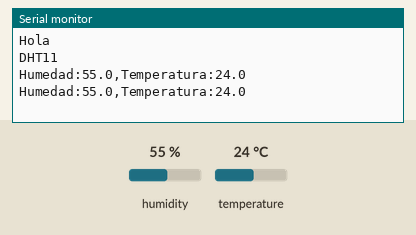
Bench run of a sketch on a simulated Arduino Uno, built with avr-gcc and run on an emulated ATmega328P. Parts: the last lines printed to the serial monitor. Inputs (shaded band) come from the test bench; at power-on: humidity 55 %, temperature 24 °C.

Above: at 2.8 s.
2.9 s: humidity set to 22 %
At 5.3 s:
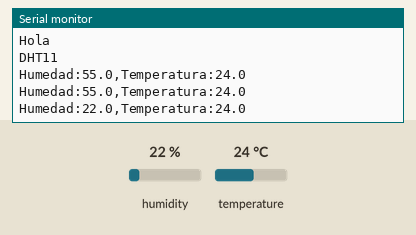
5.6 s: temperature set to 12 °C
At 6.6 s:
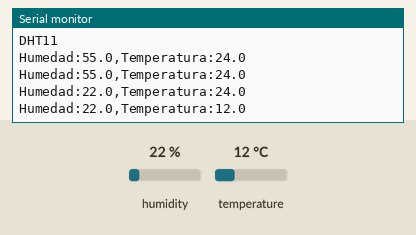
8.3 s: humidity set to 40 %
At 11.5 s:
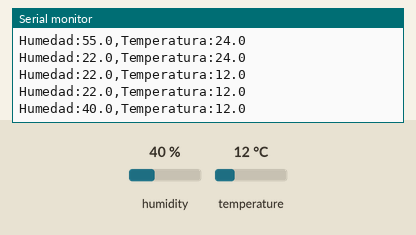
Timing chart, 0 to 13.0 s (numbered marks = the images above; inputs shaded):
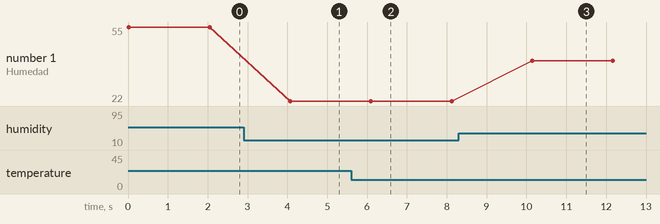

Measured:
- after the input at 2.9 s, the serial monitor: prints a new line after 1.2 s (image 1)
- after the input at 5.6 s, the serial monitor: prints a new line after 0.50 s (image 2)
- after the input at 8.3 s, the serial monitor: prints a new line after 1.8 s (image 3)
- plotted number 1: 55 → 22 after the input at 2.9 s, 22 → 40 after the input at 8.3 s

The sketch:

DHT11_Olmo.ino
```cpp
//
//FILE: DHT11_Olmo.ino
//AUTHOR: ELR, AGA,INAG
//PURPOSE: Medición de temperatura y humead
//Basado en: https://github.com/RobTillaart/DHTstable

#include "DHTStable.h"

DHTStable DHT;

#define DHT11_PIN       2     //Pin digital de conexión

void setup()
{
  Serial.begin(115200);       //Conexión serial a computadora
  Serial.println("Hola");     //Imprime mensaje
  Serial.println("DHT11 \t"); //Imprime mensaje
}

void loop()
{
  DHT.read11(DHT11_PIN);                  //Lee valores de Temp. y Hum.
  Serial.print("Humedad:");               //Imprime mensaje
  Serial.print(DHT.getHumidity(), 1);     //Imprime valor de humedad medida
  Serial.print(",");                      //símbolo necesario para Serial Plotter
  Serial.print("Temperatura:");           //Iimprime mensaje
  Serial.println(DHT.getTemperature(), 1);  //Imprime valor de temperatura medida

  delay(2000);                            //Tiempo de espera entre ciclos
}
// -- END OF FILE --
```
